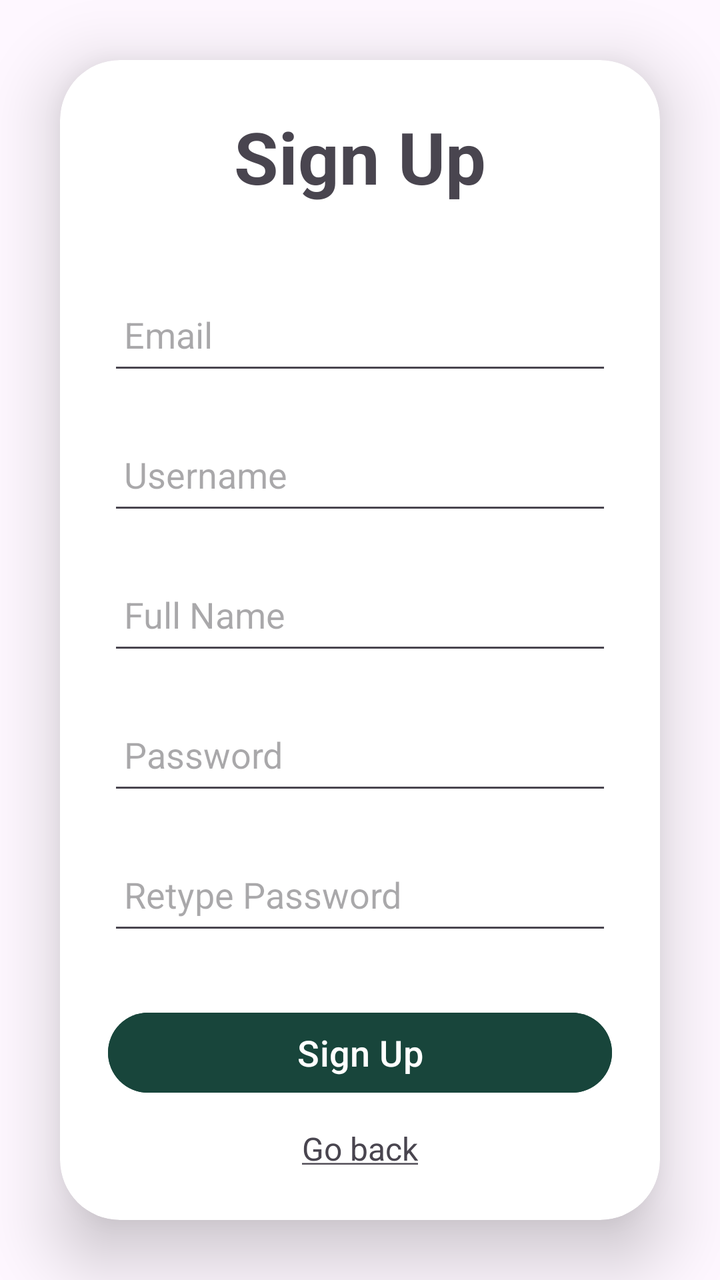
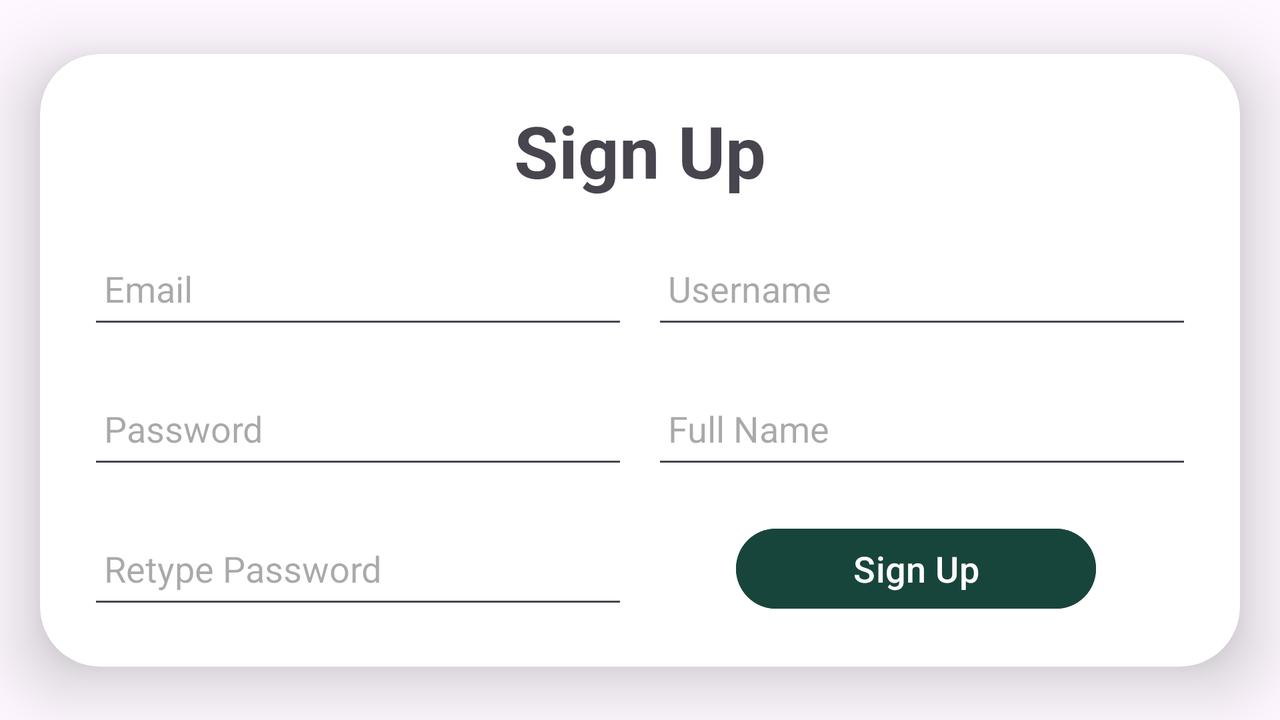

One screen, two layout resources from the same app: the default and the repository's alternative for another configuration. Each is rendered where Android would select it; the XML of both is given below.
<!-- AndroidManifest.xml: application theme Theme.MSUCompanion -->
<!-- res/layout/activity_signup.xml -->
<?xml version="1.0" encoding="utf-8"?>
<LinearLayout
    xmlns:android="http://schemas.android.com/apk/res/android"
    xmlns:app="http://schemas.android.com/apk/res-auto"
    xmlns:tools="http://schemas.android.com/tools"
    android:layout_width="match_parent"
    android:layout_height="match_parent"
    android:orientation="vertical"
    android:gravity="center"
    tools:context=".SignupActivity">

    <androidx.cardview.widget.CardView
        android:layout_width="match_parent"
        android:layout_height="wrap_content"
        android:layout_margin="30dp"
        app:cardCornerRadius="30dp"
        app:cardElevation="20dp">

        <LinearLayout
            android:layout_width="match_parent"
            android:layout_height="wrap_content"
            android:orientation="vertical"
            android:layout_gravity="center_horizontal"
            android:padding="24dp">

            <TextView
                android:id="@+id/signupText"
                android:layout_width="match_parent"
                android:layout_height="wrap_content"
                android:text="@string/signupText"
                android:textAlignment="center"
                android:textSize="36sp"
                android:textStyle="bold" />

            <EditText
                android:id="@+id/email"
                android:layout_width="match_parent"
                android:layout_height="50dp"
                android:layout_marginTop="40dp"
                android:autofillHints="emailAddress"
                android:drawablePadding="8dp"
                android:hint="@string/emailHint"
                android:inputType="textEmailAddress"
                android:padding="8dp"
                android:textColorHighlight="@color/cardview_dark_background" />

            <EditText
                android:id="@+id/username"
                android:layout_width="match_parent"
                android:layout_height="50dp"
                android:layout_marginTop="20dp"
                android:autofillHints="username"
                android:drawablePadding="8dp"
                android:hint="@string/usernameHint"
                android:inputType="text"
                android:padding="8dp"
                android:textColorHighlight="@color/cardview_dark_background" />

            <EditText
                android:id="@+id/fullName"
                android:layout_width="match_parent"
                android:layout_height="50dp"
                android:layout_marginTop="20dp"
                android:autofillHints="name"
                android:drawablePadding="8dp"
                android:hint="@string/fullNameHint"
                android:inputType="textPersonName"
                android:padding="8dp"
                android:textColorHighlight="@color/cardview_dark_background" />

            <EditText
                android:id="@+id/password"
                android:layout_width="match_parent"
                android:layout_height="50dp"
                android:layout_marginTop="20dp"
                android:autofillHints="password"
                android:drawablePadding="8dp"
                android:hint="@string/passwordHint"
                android:inputType="textPassword"
                android:padding="8dp"
                android:textColorHighlight="@color/cardview_dark_background" />

            <EditText
                android:id="@+id/passwordRetype"
                android:layout_width="match_parent"
                android:layout_height="50dp"
                android:layout_marginTop="20dp"
                android:autofillHints="password"
                android:drawablePadding="8dp"
                android:hint="@string/passwordRetypeHint"
                android:inputType="textPassword"
                android:padding="8dp"
                android:textColorHighlight="@color/cardview_dark_background" />

            <Button
                android:id="@+id/signupButton"
                android:layout_width="match_parent"
                android:layout_height="wrap_content"
                android:layout_marginTop="30dp"
                android:onClick="onSignUp"
                android:text="@string/signupText"
                android:textSize="18sp"
                app:cornerRadius="20dp"
                android:textColor="@color/white"
                android:backgroundTint="@color/msu_green"/>

            <TextView
                android:id="@+id/goBackFromSignup"
                android:layout_width="wrap_content"
                android:layout_height="48dp"
                android:layout_gravity="center_horizontal"
                android:gravity="center"
                android:clickable="true"
                android:focusable="true"
                android:onClick="onGoBackToLogin"
                android:text="@string/GoBack"
                android:textSize="16sp" />

        </LinearLayout>
    </androidx.cardview.widget.CardView>
</LinearLayout>
<!-- resources referenced by this layout -->
<resources>
  <color name="msu_green">#18453B</color>
  <color name="white">#FFFFFFFF</color>
  <string name="GoBack"><u>Go back</u></string>
  <string name="emailHint">Email</string>
  <string name="fullNameHint">Full Name</string>
  <string name="passwordHint">Password</string>
  <string name="passwordRetypeHint">Retype Password</string>
  <string name="signupText">Sign Up</string>
  <string name="usernameHint">Username</string>
  <style name="Theme.MSUCompanion" parent="Base.Theme.MSUCompanion" />
  <style name="Base.Theme.MSUCompanion" parent="Theme.Material3.DayNight.NoActionBar">
          
          
      </style>
</resources>
<!-- res/layout-land/activity_signup.xml (the repository's variant of the layout above) -->
<!-- drawn on the phone turned sideways -->
<?xml version="1.0" encoding="utf-8"?>
<androidx.constraintlayout.widget.ConstraintLayout
    xmlns:android="http://schemas.android.com/apk/res/android"
    xmlns:app="http://schemas.android.com/apk/res-auto"
    xmlns:tools="http://schemas.android.com/tools"
    android:layout_width="match_parent"
    android:layout_height="match_parent"
    tools:context=".SignupActivity">

    <androidx.cardview.widget.CardView
        android:layout_width="0dp"
        android:layout_height="wrap_content"
        app:cardCornerRadius="30dp"
        app:cardElevation="20dp"
        app:layout_constraintBottom_toBottomOf="parent"
        app:layout_constraintEnd_toEndOf="parent"
        app:layout_constraintStart_toStartOf="parent"
        app:layout_constraintTop_toTopOf="parent"
        app:layout_constraintWidth_max="600dp">

        <LinearLayout
            android:layout_width="match_parent"
            android:layout_height="wrap_content"
            android:orientation="vertical"
            android:layout_gravity="center_horizontal"
            android:padding="24dp">

            <TextView
                android:id="@+id/signupText"
                android:layout_width="match_parent"
                android:layout_height="wrap_content"
                android:text="@string/signupText"
                android:textAlignment="center"
                android:textSize="36sp"
                android:textStyle="bold" />

            
            <LinearLayout
                android:layout_width="match_parent"
                android:layout_height="wrap_content"
                android:layout_marginTop="20dp"
                android:orientation="horizontal"
                android:baselineAligned="false">

                <EditText
                    android:id="@+id/email"
                    android:layout_width="0dp"
                    android:layout_height="50dp"
                    android:layout_weight="1"
                    android:layout_marginEnd="6dp"
                    android:autofillHints="emailAddress"
                    android:hint="@string/emailHint"
                    android:inputType="textEmailAddress"
                    android:padding="8dp"
                    android:textColor="@color/black"
                    android:textColorHighlight="@color/cardview_dark_background" />

                <EditText
                    android:id="@+id/username"
                    android:layout_width="0dp"
                    android:layout_height="50dp"
                    android:layout_weight="1"
                    android:layout_marginStart="6dp"
                    android:autofillHints="username"
                    android:hint="@string/usernameHint"
                    android:inputType="text"
                    android:padding="8dp"
                    android:textColor="@color/black"
                    android:textColorHighlight="@color/cardview_dark_background" />

            </LinearLayout>

            
            <LinearLayout
                android:layout_width="match_parent"
                android:layout_height="wrap_content"
                android:layout_marginTop="20dp"
                android:orientation="horizontal"
                android:baselineAligned="false">

                <EditText
                    android:id="@+id/password"
                    android:layout_width="0dp"
                    android:layout_height="50dp"
                    android:layout_weight="1"
                    android:layout_marginEnd="6dp"
                    android:autofillHints="password"
                    android:hint="@string/passwordHint"
                    android:inputType="textPassword"
                    android:padding="8dp"
                    android:textColor="@color/black"
                    android:textColorHighlight="@color/cardview_dark_background" />

                <EditText
                    android:id="@+id/fullName"
                    android:layout_width="0dp"
                    android:layout_height="50dp"
                    android:layout_weight="1"
                    android:layout_marginStart="6dp"
                    android:autofillHints="name"
                    android:hint="@string/fullNameHint"
                    android:inputType="textPersonName"
                    android:padding="8dp"
                    android:textColor="@color/black"
                    android:textColorHighlight="@color/cardview_dark_background" />

            </LinearLayout>

            
            <androidx.constraintlayout.widget.ConstraintLayout
                android:layout_width="match_parent"
                android:layout_height="wrap_content"
                android:layout_marginTop="20dp">

                <androidx.constraintlayout.widget.Guideline
                    android:id="@+id/guideline"
                    android:layout_width="wrap_content"
                    android:layout_height="wrap_content"
                    android:orientation="vertical"
                    app:layout_constraintGuide_percent="0.5" />

                <EditText
                    android:id="@+id/passwordRetype"
                    android:layout_width="0dp"
                    android:layout_height="50dp"
                    android:layout_marginEnd="6dp"
                    android:autofillHints="password"
                    android:hint="@string/passwordRetypeHint"
                    android:inputType="textPassword"
                    android:padding="8dp"
                    android:textColor="@color/black"
                    android:textColorHighlight="@color/cardview_dark_background"
                    app:layout_constraintBottom_toBottomOf="parent"
                    app:layout_constraintEnd_toStartOf="@id/guideline"
                    app:layout_constraintStart_toStartOf="parent"
                    app:layout_constraintTop_toTopOf="parent" />

                <Button
                    android:id="@+id/signupButton"
                    android:layout_width="wrap_content"
                    android:layout_height="wrap_content"
                    android:minWidth="180dp"
                    android:onClick="onSignUp"
                    android:text="@string/signupText"
                    android:textSize="18sp"
                    app:cornerRadius="20dp"
                    android:textColor="@color/white"
                    android:backgroundTint="@color/msu_green"
                    app:layout_constraintBottom_toBottomOf="parent"
                    app:layout_constraintEnd_toEndOf="parent"
                    app:layout_constraintStart_toEndOf="@id/guideline"
                    app:layout_constraintTop_toTopOf="parent"
                    app:layout_constraintHorizontal_bias="0.5" />

            </androidx.constraintlayout.widget.ConstraintLayout>
        </LinearLayout>
    </androidx.cardview.widget.CardView>
</androidx.constraintlayout.widget.ConstraintLayout>
<!-- resources referenced by the variant -->
<!-- as the phone turned sideways resolves them -->
<resources>
  <color name="black">#FF000000</color>
  <color name="msu_green">#18453B</color>
  <color name="white">#FFFFFFFF</color>
  <string name="emailHint">Email</string>
  <string name="fullNameHint">Full Name</string>
  <string name="passwordHint">Password</string>
  <string name="passwordRetypeHint">Retype Password</string>
  <string name="signupText">Sign Up</string>
  <string name="usernameHint">Username</string>
  <style name="Theme.MSUCompanion" parent="Base.Theme.MSUCompanion" />
  <style name="Base.Theme.MSUCompanion" parent="Theme.Material3.DayNight.NoActionBar">
          
          
      </style>
</resources>
